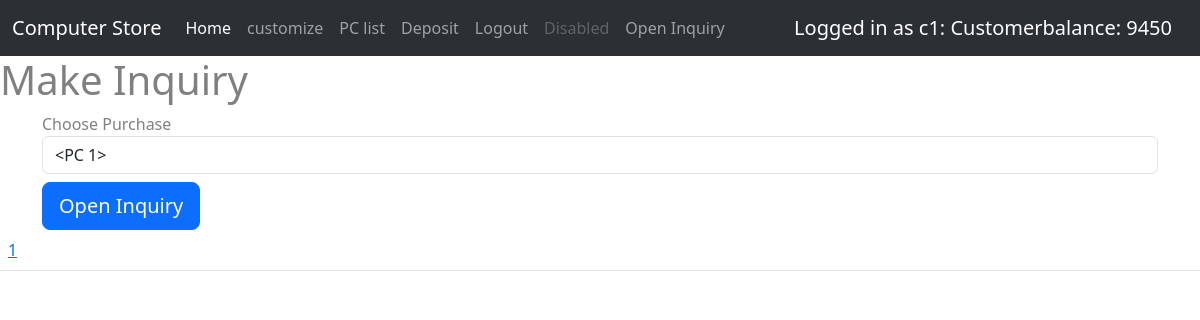
The app's page /inquiry (signed in), older data.
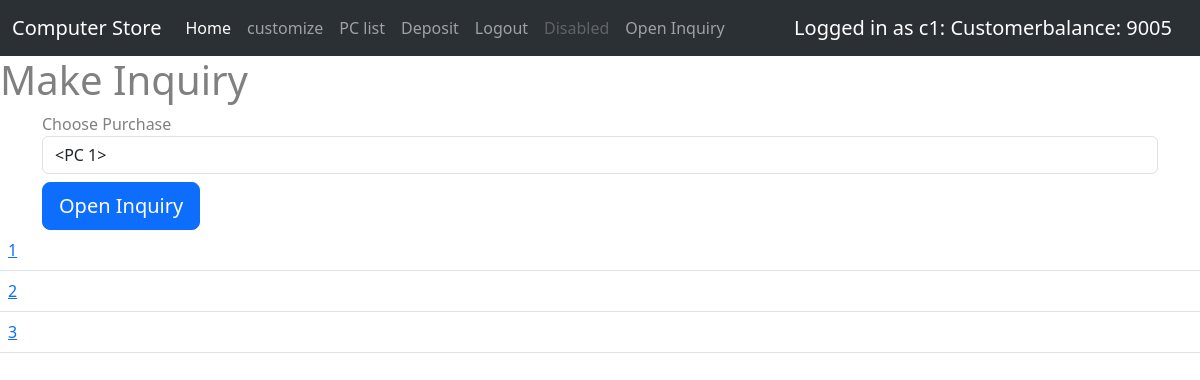
The same page, newer data.
### ltt/models.py (models this page shows, shortened)
class User(db.Model,UserMixin):
    __tablename__ = 'User'
    id = db.Column(db.Integer, primary_key = True)
    username = db.Column(db.String(120),default = None )
    password = db.Column(db.String(120),default = None)
    balance = db.Column(db.Integer(),default=0)
    userType = db.Column(db.String(120),default = "Visitor")
    status = db.Column(db.String(120),default = "Valid")
    compliments = db.Column(db.Integer,default = 0)
    warnings = db.Column(db.Integer,default=0)

class Inquiry(db.Model):
    id = db.Column(db.Integer,primary_key=True)
    user_id = db.Column(db.Integer,db.ForeignKey('User.id'))
    purchase_id = db.Column(db.Integer,db.ForeignKey('purchase.id'))
    messages = db.relationship("InqMessages",backref="inquiry")
    status = db.Column(db.String(120), default = "open")
    employee_id = db.Column(db.Integer,db.ForeignKey('User.id'))

### ltt/view.py (the view, shortened to what this page needs)
@view.route('/inquiry',methods = ['GET','POST'])
def viewInquiry():
    inquiries_to_show_customer = Inquiry.query.filter_by(user_id = current_user.id)
    inquiries_to_show_employee = Inquiry.query.filter_by(employee_id = current_user.id)
    purchase = Purchase.query.filter_by(user_id=current_user.id)
    form = InquiryForm()
    form.purchase_.choices = [(purchases.id, PC.query.get_or_404(purchases.pc_id)) for purchases in Purchase.query.filter_by(user_id = current_user.id)]
    return render_template('inquiry.html',form=form,inquiries_to_show_customer = inquiries_to_show_customer,inquiries_to_show_employee=inquiries_to_show_employee)

### ltt/forms.py
class InquiryForm(FlaskForm):
    purchase_ = SelectField(u'Choose Purchase', choices=[], coerce=int, validate_choice=True)
    submit = SubmitField(label = 'Open Inquiry')

### ltt/models.py (called while the page is built)
@login_manager.user_loader
def load_user(user_id):
    return User.query.get(int(user_id))

### ltt/templates/inquiry.html (shortened to what this page needs)
{% extends "base.html" %}
{% block contend %}
{%if current_user.userType == "Customer"%}
<h1>Make Inquiry</h1>
<div class = "container">
    <form method="POST" class = "form-register">
        {{form.purchase_.label()}}
        {{form.purchase_(class="form-control", placeholder = "Password" )}}
        {{form.submit(class="btn btn-lg btn-block btn-primary mt-2")}}
    </form>
</div>
{%endif%}
<table class = "table table-hover">
  <tbody>
    {%if current_user.userType == "Employee"%}
      {%for inquiry in inquiries_to_show_employee%}
        <tr>
          <td><a href = "{{ '/inquirypage/%s'%inquiry.id }}">{{inquiry.id}}</a></td>
        </tr>
      {%endfor%}
    {%elif current_user.userType == "Customer"%}
      {%for inquiry in inquiries_to_show_customer%}
        <tr>
          <td><a href = "{{ '/inquirypage/%s'%inquiry.id }}">{{inquiry.id}}</a></td>
        </tr>
        {%endfor%}
    {%endif%}
  </tbody>
</table>
{% endblock %}

### ltt/templates/base.html (shortened to what this page needs)
<!DOCTYPE html>
<html>
    <head>
        <link href="https://cdn.jsdelivr.net/npm/bootstrap@5.3.0-alpha3/dist/css/bootstrap.min.css" rel="stylesheet">
        <link rel="stylesheet" type="text/css" href="{{ url_for('static', filename='main.css') }}">
    </head>
    <body>
        <nav class="navbar navbar-expand-lg bg-body-tertiary bg-dark"  data-bs-theme="dark">
            <div class="container-fluid">
              <a class="navbar-brand" href="#">Computer Store</a>
              <div class="collapse navbar-collapse" id="navbarNavAltMarkup">
                <div class="navbar-nav">
                  <a class="nav-link active" aria-current="page" href="/home">Home</a>
                  <a class="nav-link" href="/customize">customize</a>
                  <a class="nav-link" href="/prebulid">PC list</a>
                  {%if current_user.userType == "Customer"%}
                    <a class="nav-link" href="/deposit">Deposit</a>
                  {%endif%}
                  {%if current_user.is_active%}
                    <a class="nav-link" href="/logout">Logout</a>
                  {%endif%}
                  <a class="nav-link disabled">Disabled</a>
                  {%if current_user.userType == "Customer"%}
                    <a class="nav-link" href = /inquiry>Open Inquiry</a>
                  {%endif%}
                </div>
              </div>
              {%if current_user.is_active%}
                <a class="navbar-brand"> {%print "Logged in as "%}{% print current_user.username ,": ", current_user.userType , "balance: ",current_user.balance %} </a>
              {%endif%}
            </div>
        </nav>
        {% block contend %}
        {%endblock%}
    </body>
</html>

### ltt/static/main.css (style rules this page uses)
* { box-sizing: border-box; }
body { color: grey; }

Row changes from the older to the newer data that the page shows:
changed User: username "c1 Customer 9450" → "c1 Customer 9005"
added Inquiry: id "2"
added Inquiry: id "3"
